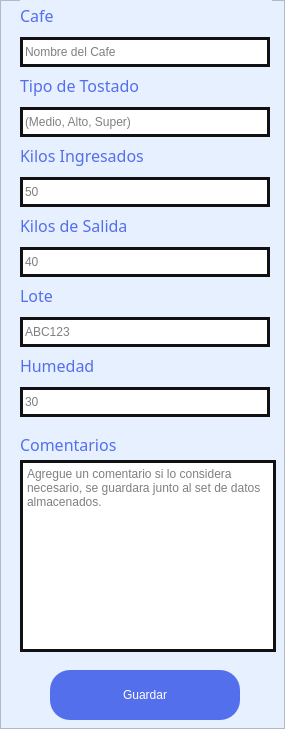
                 <widget class="QFrame" name="frame_menu_2">
                  <property name="minimumSize">
                   <size>
                    <width>0</width>
                    <height>0</height>
                   </size>
                  </property>
                  <property name="maximumSize">
                   <size>
                    <width>16777215</width>
                    <height>16777215</height>
                   </size>
                  </property>
                  <property name="styleSheet">
                   <string notr="true">QFrame{
background-color: rgb(230, 240, 255);
}

QPushButton{
background-color: rgb(84,111,236);
border-top-left-radius:20px;
border-bottom-left-radius:20px;
border-top-right-radius:5px;
border-bottom-right-radius:5px;
color:rgb(255, 255, 255);
font: 77 12pt &quot;Arial Black&quot;;
}

QPushButton:hover{
background-color: rgb(39,74,233);
border-top-left-radius:20px;
border-bottom-left-radius:20px;
color:rgb(255,255,255);
font: 77 12pt &quot;Arial Black&quot;;
border-top-right-radius:5px;
border-bottom-right-radius:5px;
}


QLabel{
color:rgb(84,111,236);
font: 77 12pt &quot;Arial Black&quot;;
}
</string>
                  </property>
                  <property name="frameShape">
                   <enum>QFrame::StyledPanel</enum>
                  </property>
                  <property name="frameShadow">
                   <enum>QFrame::Raised</enum>
                  </property>
                  <widget class="QWidget" name="layoutWidget_2">
                   <property name="geometry">
                    <rect>
                     <x>20</x>
                     <y>140</y>
                     <width>252</width>
                     <height>67</height>
                    </rect>
                   </property>
                   <layout class="QVBoxLayout" name="verticalLayout_16">
                    <item>
                     <widget class="QLabel" name="label_18">
                      <property name="font">
                       <font>
                        <family>Arial Black</family>
                        <pointsize>12</pointsize>
                        <weight>9</weight>
                        <italic>false</italic>
                        <bold>false</bold>
                       </font>
                      </property>
                      <property name="text">
                       <string>Kilos Ingresados</string>
                      </property>
                     </widget>
                    </item>
                    <item>
                     <widget class="QLineEdit" name="line_kilos_in">
                      <property name="minimumSize">
                       <size>
                        <width>250</width>
                        <height>30</height>
                       </size>
                      </property>
                      <property name="maximumSize">
                       <size>
                        <width>230</width>
                        <height>30</height>
                       </size>
                      </property>
                      <property name="styleSheet">
                       <string notr="true">border:3px solid #111111;</string>
                      </property>
                      <property name="placeholderText">
                       <string>50</string>
                      </property>
                     </widget>
                    </item>
                   </layout>
                  </widget>
                  <widget class="QWidget" name="layoutWidget_3">
                   <property name="geometry">
                    <rect>
                     <x>20</x>
                     <y>210</y>
                     <width>252</width>
                     <height>67</height>
                    </rect>
                   </property>
                   <layout class="QVBoxLayout" name="verticalLayout_17">
                    <item>
                     <widget class="QLabel" name="label_19">
                      <property name="font">
                       <font>
                        <family>Arial Black</family>
                        <pointsize>12</pointsize>
                        <weight>9</weight>
                        <italic>false</italic>
                        <bold>false</bold>
                       </font>
                      </property>
                      <property name="text">
                       <string>Kilos de Salida</string>
                      </property>
                     </widget>
                    </item>
                    <item>
                     <widget class="QLineEdit" name="line_kilos_out">
                      <property name="minimumSize">
                       <size>
                        <width>250</width>
                        <height>30</height>
                       </size>
                      </property>
                      <property name="maximumSize">
                       <size>
                        <width>230</width>
                        <height>30</height>
                       </size>
                      </property>
                      <property name="styleSheet">
                       <string notr="true">border:3px solid #111111;</string>
                      </property>
                      <property name="placeholderText">
                       <string>40</string>
                      </property>
                     </widget>
                    </item>
                   </layout>
                  </widget>
                  <widget class="QWidget" name="layoutWidget_4">
                   <property name="geometry">
                    <rect>
                     <x>20</x>
                     <y>280</y>
                     <width>252</width>
                     <height>67</height>
                    </rect>
                   </property>
                   <layout class="QVBoxLayout" name="verticalLayout_18">
                    <item>
                     <widget class="QLabel" name="label_21">
                      <property name="font">
                       <font>
                        <family>Arial Black</family>
                        <pointsize>12</pointsize>
                        <weight>9</weight>
                        <italic>false</italic>
                        <bold>false</bold>
                       </font>
                      </property>
                      <property name="text">
                       <string>Lote</string>
                      </property>
                     </widget>
                    </item>
                    <item>
                     <widget class="QLineEdit" name="line_lote">
                      <property name="minimumSize">
                       <size>
                        <width>250</width>
                        <height>30</height>
                       </size>
                      </property>
                      <property name="maximumSize">
                       <size>
                        <width>230</width>
                        <height>30</height>
                       </size>
                      </property>
                      <property name="styleSheet">
                       <string notr="true">border:3px solid #111111;</string>
                      </property>
                      <property name="placeholderText">
                       <string>ABC123</string>
                      </property>
                     </widget>
                    </item>
                   </layout>
                  </widget>
                  <widget class="QWidget" name="layoutWidget_5">
                   <property name="geometry">
                    <rect>
                     <x>20</x>
                     <y>350</y>
                     <width>252</width>
                     <height>67</height>
                    </rect>
                   </property>
                   <layout class="QVBoxLayout" name="verticalLayout_19">
                    <item>
                     <widget class="QLabel" name="label_27">
                      <property name="font">
                       <font>
                        <family>Arial Black</family>
                        <pointsize>12</pointsize>
                        <weight>9</weight>
                        <italic>false</italic>
                        <bold>false</bold>
                       </font>
                      </property>
                      <property name="text">
                       <string>Humedad</string>
                      </property>
                     </widget>
                    </item>
                    <item>
                     <widget class="QLineEdit" name="line_hum">
                      <property name="minimumSize">
                       <size>
                        <width>250</width>
                        <height>30</height>
                       </size>
                      </property>
                      <property name="maximumSize">
                       <size>
                        <width>230</width>
                        <height>30</height>
                       </size>
                      </property>
                      <property name="styleSheet">
                       <string notr="true">border:3px solid #111111;</string>
                      </property>
                      <property name="placeholderText">
                       <string>30</string>
                      </property>
                     </widget>
                    </item>
                   </layout>
                  </widget>
                  <widget class="QWidget" name="">
                   <property name="geometry">
                    <rect>
                     <x>20</x>
                     <y>0</y>
                     <width>252</width>
                     <height>67</height>
                    </rect>
                   </property>
                   <layout class="QVBoxLayout" name="verticalLayout_14">
                    <item>
                     <widget class="QLabel" name="label_15">
                      <property name="font">
                       <font>
                        <family>Arial Black</family>
                        <pointsize>12</pointsize>
                        <weight>9</weight>
                        <italic>false</italic>
                        <bold>false</bold>
                       </font>
                      </property>
                      <property name="text">
                       <string>Cafe</string>
                      </property>
                     </widget>
                    </item>
                    <item>
                     <widget class="QLineEdit" name="line_cafe">
                      <property name="minimumSize">
                       <size>
                        <width>250</width>
                        <height>30</height>
                       </size>
                      </property>
                      <property name="maximumSize">
                       <size>
                        <width>230</width>
                        <height>30</height>
                       </size>
                      </property>
                      <property name="styleSheet">
                       <string notr="true">border:3px solid #111111;</string>
                      </property>
                      <property name="placeholderText">
                       <string>Nombre del Cafe</string>
                      </property>
                     </widget>
                    </item>
                   </layout>
                  </widget>
                  <widget class="QWidget" name="">
                   <property name="geometry">
                    <rect>
                     <x>20</x>
                     <y>70</y>
                     <width>252</width>
                     <height>67</height>
                    </rect>
                   </property>
                   <layout class="QVBoxLayout" name="verticalLayout_15">
                    <item>
                     <widget class="QLabel" name="label_14">
                      <property name="font">
                       <font>
                        <family>Arial Black</family>
                        <pointsize>12</pointsize>
                        <weight>9</weight>
                        <italic>false</italic>
                        <bold>false</bold>
                       </font>
                      </property>
                      <property name="text">
                       <string>Tipo de Tostado</string>
                      </property>
                     </widget>
                    </item>
                    <item>
                     <widget class="QLineEdit" name="line_tipo">
                      <property name="minimumSize">
                       <size>
                        <width>250</width>
                        <height>30</height>
                       </size>
                      </property>
                      <property name="maximumSize">
                       <size>
                        <width>230</width>
                        <height>30</height>
                       </size>
                      </property>
                      <property name="styleSheet">
                       <string notr="true">border:3px solid #111111;</string>
                      </property>
                      <property name="placeholderText">
                       <string>(Medio, Alto, Super)</string>
                      </property>
                     </widget>
                    </item>
                   </layout>
                  </widget>
                  <widget class="QPushButton" name="btn_guardar">
                   <property name="geometry">
                    <rect>
                     <x>50</x>
                     <y>670</y>
                     <width>190</width>
                     <height>50</height>
                    </rect>
                   </property>
                   <property name="minimumSize">
                    <size>
                     <width>190</width>
                     <height>50</height>
                    </size>
                   </property>
                   <property name="maximumSize">
                    <size>
                     <width>190</width>
                     <height>50</height>
                    </size>
                   </property>
                   <property name="styleSheet">
                    <string notr="true">border-top-right-radius:20px;
border-bottom-right-radius:20px;</string>
                   </property>
                   <property name="text">
                    <string>Guardar</string>
                   </property>
                   <property name="iconSize">
                    <size>
                     <width>30</width>
                     <height>30</height>
                    </size>
                   </property>
                  </widget>
                  <widget class="QLabel" name="label_16">
                   <property name="geometry">
                    <rect>
                     <x>20</x>
                     <y>430</y>
                     <width>138</width>
                     <height>28</height>
                    </rect>
                   </property>
                   <property name="font">
                    <font>
                     <family>Arial Black</family>
                     <pointsize>12</pointsize>
                     <weight>9</weight>
                     <italic>false</italic>
                     <bold>false</bold>
                    </font>
                   </property>
                   <property name="text">
                    <string>Comentarios</string>
                   </property>
                  </widget>
                  <widget class="QTextEdit" name="text_cometarios">
                   <property name="geometry">
                    <rect>
                     <x>20</x>
                     <y>460</y>
                     <width>256</width>
                     <height>192</height>
                    </rect>
                   </property>
                   <property name="styleSheet">
                    <string notr="true">border:3px solid #111111;

background-color: rgb(255,255,255);</string>
                   </property>
                   <property name="placeholderText">
                    <string>Agregue un comentario si lo considera necesario, se guardara junto al set de datos almacenados.</string>
                   </property>
                  </widget>
                 </widget>
